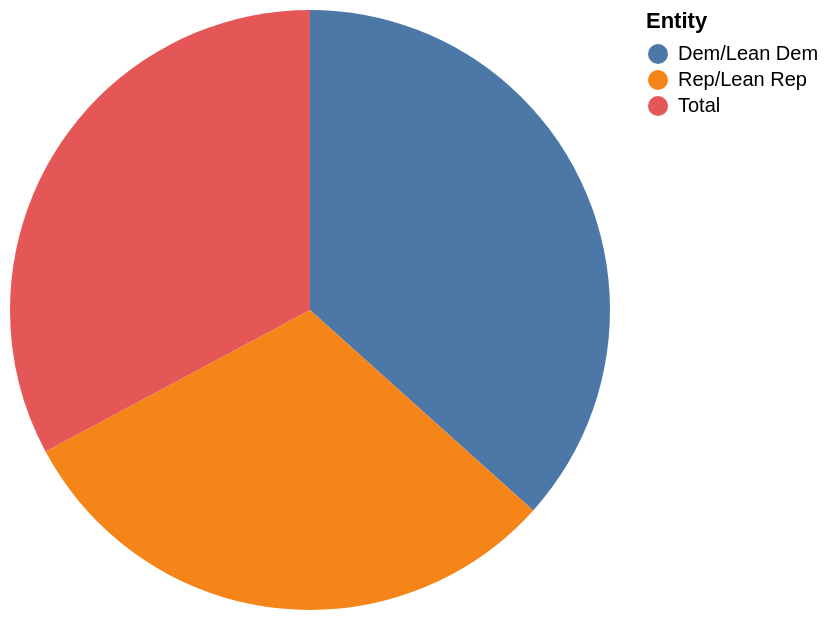

Vega-Lite specification for this chart:
### Vega-Lite specification from a JSON file in a GitHub repository (floating-point values rounded to 4 significant figures)
{"$schema": "https://vega.github.io/schema/vega-lite/v5.json", "description": "Pie chart auto-generated from CSV", "data": {"values": [{"Entity": "Dem/Lean Dem", "Very": "48", "Somewhat": "35"}, {"Entity": "Rep/Lean Rep", "Very": "40", "Somewhat": "40"}, {"Entity": "Total", "Very": "43", "Somewhat": "37"}]}, "mark": "arc", "encoding": {"theta": {"field": "Very", "type": "quantitative"}, "color": {"field": "Entity", "type": "nominal"}}}
